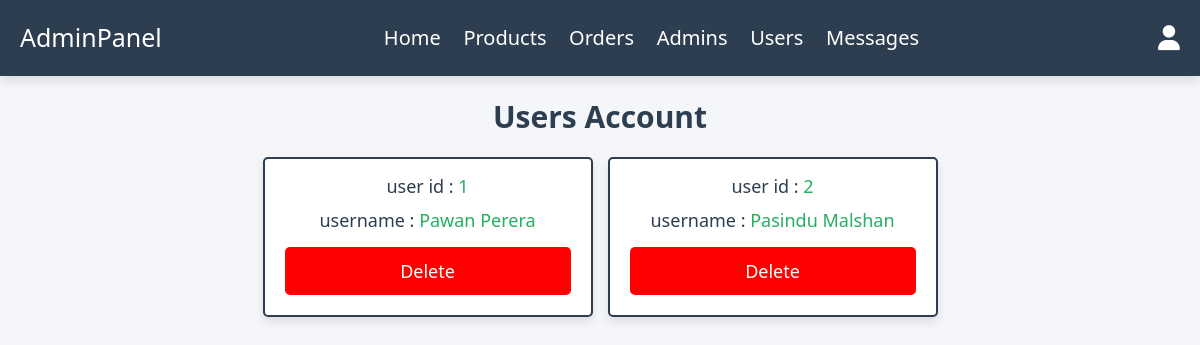
/admin/users_accounts.php (signed in), run on the app's committed database.
### tables this page shows
CREATE TABLE `users` (
  `id` int(100) NOT NULL,
  `name` varchar(20) NOT NULL,
  `email` varchar(50) NOT NULL,
  `number` varchar(10) NOT NULL,
  `password` varchar(50) NOT NULL,
  `address` varchar(500) NOT NULL
);

### admin/users_accounts.php (the view, shortened to what this page needs)
<?php
include '../components/connect.php';
?>
<!DOCTYPE html>
<html lang="en">
<head>
   <link rel="stylesheet" href="https://cdnjs.cloudflare.com/ajax/libs/font-awesome/6.1.1/css/all.min.css">
   <link rel="stylesheet" href="../css/admin_style.css">
</head>
<body>
<?php include '../components/admin_header.php' ?>
<section class="accounts">
   <h1 class="heading">users account</h1>
   <div class="box-container">
   <?php
      $select_account = $conn->prepare("SELECT * FROM `users`");
      $select_account->execute();
      if($select_account->rowCount() > 0){
         while($fetch_accounts = $select_account->fetch(PDO::FETCH_ASSOC)){
   ?>
   <div class="box">
      <p> user id : <span><?= $fetch_accounts['id']; ?></span> </p>
      <p> username : <span><?= $fetch_accounts['name']; ?></span> </p>
      <a href="users_accounts.php?delete=<?= $fetch_accounts['id']; ?>" class="delete-btn" onclick="return confirm('delete this account?');">delete</a>
   </div>
   <?php
      }
   }else{
      echo '<p class="empty">no accounts available</p>';
   }
   ?>
   </div>
</section>
</body>
</html>

### css/admin_style.css (style rules this page uses)
:root { --main-color: #27ae60; --red: #e74c3c; --orange: #f39c12; --black: #2c3e50; --white: #fff; --light-bg: #f5f6fa; --light-color: #999; --border: .2rem solid var(--black); --box-shadow: 0 .5rem 1rem rgba(0,0,0,.1); }
* { Font-family: Calibri, Candara, Segoe, Segoe UI, Optima, Arial, sans-serif; margin:0; padding:0; box-sizing: border-box; text-decoration: none; outline: none; border:none; }
html { font-size: 62.5%; overflow-x: hidden; }
body { background-color: var(--light-bg); }
section { max-width: 2200px; margin:0 auto; padding:2rem; }
.btn, .delete-btn, .option-btn { display: block; margin-top: 1rem; border-radius: .5rem; cursor: pointer; width: 100%; font-size: 1.8rem; color:var(--white); padding:1.2rem 3rem; text-transform: capitalize; text-align: center; }
.delete-btn { background-color:red; }
.heading { text-align: center; margin-bottom: 2rem; text-transform: capitalize; color:var(--black); font-size: 3rem; }
.accounts .box-container { display: grid; grid-template-columns: repeat(auto-fit, 33rem); gap:1.5rem; justify-content: center; align-items: flex-start; }
.accounts .box-container .box { background-color: var(--white); border-radius: .5rem; box-shadow: var(--box-shadow); border:var(--border); padding:2rem; padding-top: 1rem; text-align: center; }
.accounts .box-container .box p { padding: .5rem 0; font-size: 1.8rem; color:var(--black); }
.accounts .box-container .box p span { color:var(--main-color); }

### data on the page
users: id "1", name "Pawan Perera"
users: id "2", name "Pasindu Malshan"
